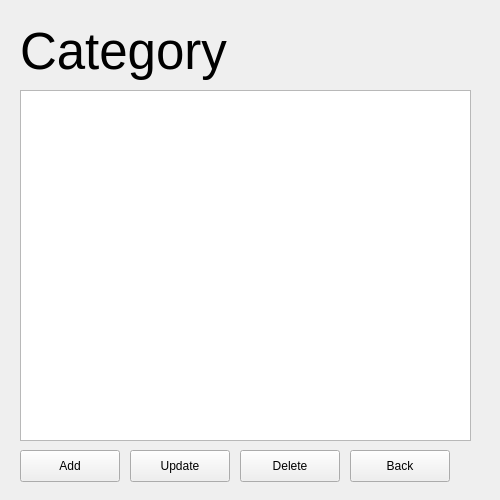
<?xml version="1.0" encoding="UTF-8"?>
<ui version="4.0">
 <class>CategoryWindow</class>
 <widget class="QWidget" name="CategoryWindow">
  <property name="geometry">
   <rect>
    <x>0</x>
    <y>0</y>
    <width>500</width>
    <height>500</height>
   </rect>
  </property>
  <property name="windowTitle">
   <string>Form</string>
  </property>
  <widget class="QTableView" name="categoryTable">
   <property name="geometry">
    <rect>
     <x>20</x>
     <y>90</y>
     <width>451</width>
     <height>351</height>
    </rect>
   </property>
  </widget>
  <widget class="QLabel" name="titleLabel">
   <property name="geometry">
    <rect>
     <x>20</x>
     <y>20</y>
     <width>331</width>
     <height>61</height>
    </rect>
   </property>
   <property name="font">
    <font>
     <pointsize>38</pointsize>
    </font>
   </property>
   <property name="text">
    <string>Category</string>
   </property>
  </widget>
  <widget class="QPushButton" name="addButton">
   <property name="geometry">
    <rect>
     <x>20</x>
     <y>450</y>
     <width>100</width>
     <height>32</height>
    </rect>
   </property>
   <property name="text">
    <string>Add</string>
   </property>
  </widget>
  <widget class="QPushButton" name="deletButton">
   <property name="geometry">
    <rect>
     <x>240</x>
     <y>450</y>
     <width>100</width>
     <height>32</height>
    </rect>
   </property>
   <property name="text">
    <string>Delete</string>
   </property>
  </widget>
  <widget class="QPushButton" name="backButton">
   <property name="geometry">
    <rect>
     <x>350</x>
     <y>450</y>
     <width>100</width>
     <height>32</height>
    </rect>
   </property>
   <property name="text">
    <string>Back</string>
   </property>
  </widget>
  <widget class="QPushButton" name="updateButton">
   <property name="geometry">
    <rect>
     <x>130</x>
     <y>450</y>
     <width>100</width>
     <height>32</height>
    </rect>
   </property>
   <property name="text">
    <string>Update</string>
   </property>
  </widget>
 </widget>
 <resources/>
 <connections/>
</ui>
